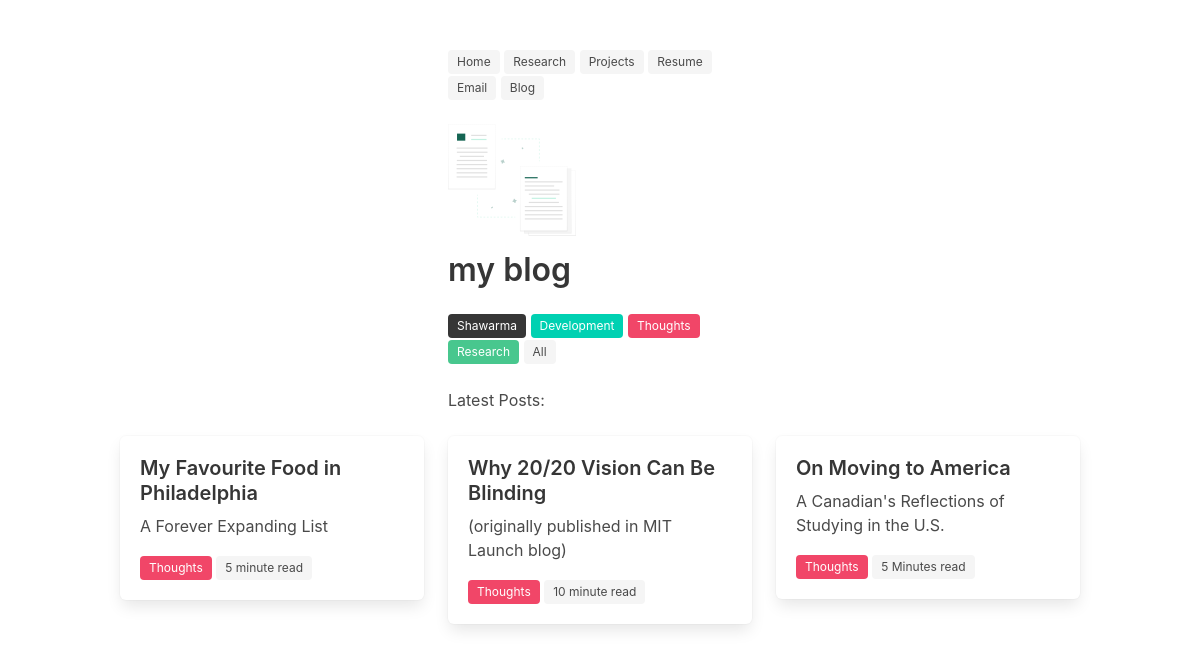
The app's page /blog/category/3 with its own data.
### blog/models.py (models this page shows)
class Category(models.Model):
    name = models.CharField(max_length=100)
    bulma_color = models.CharField(max_length=50, null=True, blank=True)
    class Meta:
        db_table = 'Category'

class Post(models.Model):
    id = models.CharField(max_length=50, primary_key=True)
    title = models.CharField(max_length=100)
    subtitle = models.CharField(max_length=100)
    length = models.CharField(max_length=100)
    body = models.TextField()
    category = models.ForeignKey(Category, on_delete=models.DO_NOTHING)
    recommended = models.BooleanField(default=False)
    class Meta:
        db_table = 'Post'

### blog/views.py (the view)
# urls.py: path('blog/category/<int:category>', category, name='category'),
def category(request, category):
    posts = Post.objects.filter(category=category)
    categories = Category.objects.all()
    return render(request, 'blog.html', {'posts': posts, 'categories': categories, 'select': True})

### about/templates/blog.html (shortened to what this page needs)
{% extends 'base.html' %}
{% load static %}
{% block content %}
  <section class="section">
    <div class="container">
      <div class="columns">
        <div class="column is-one-fourth"> </div>
        <div class="column">
          <nav>
            <a href="/"> <span class="tag is-light"> Home </span> </a>
            <a href="/research"> <span class="tag is-light"> Research </span> </a>
            <a href="/projects"> <span class="tag is-light"> Projects </span> </a>
            <a href="{% static 'resume.pdf' %}"> <span class="tag is-light"> Resume </span> </a>
            <a href="mailto:mail@kirubarajan.com"> <span class="tag is-light"> Email </span> </a>
            <a href="/blog"> <span class="tag is-light"> Blog </span> </a>
            <br> <br>
          </nav>
          <figure class="image is-128x128">
            <img src="{% static 'img/papers.svg' %}">
          </figure>
            <h1 class="title"> my blog </h1>
            {% for category in categories %}
            <a href="/blog/category/{{ category.id }}">
              <span class="tag is-{{ category.bulma_color }}"> {{ category.name }} </span>
            </a>
            {% endfor %}
            {% if select %}
            <a href="/blog">
              <span class="tag is-light"> All </span>
            </a>
            {% endif %}
            <br> <br>
            <p>Latest Posts:</p>
        </div>
        <div class="column is-one-fourth"> </div>
      </div>
      <div class="columns is-multiline">
        {% for post in posts %}
        <div class="column is-one-third">
          <a href="/post/{{post.id}}" >
            <div class="box">
              <article class="media">
                <div class="media-content">
                  <div class="content">
                      <p style="margin-bottom: 0.5rem" class="subtitle"> <strong> {{ post.title }} </strong> </p>
                      <p> {{ post.subtitle }} </p>
                      <span class="tag is-{{ post.category.bulma_color }}"> {{ post.category.name }} </span>
                      <span class="tag is-light"> {{ post.length }} read </span> <br>
                  </div>
                </div>
              </article>
            </div>
          </a>
        </div>
        <br>
        {% endfor %}
      </div>
    </div>
  </section>
{% endblock %}

### about/static/style.css (style rules this page uses)
h1 { font-family: 'Avenir', !important; }

### records on screen
Category: name "Shawarma"
Category: name "Development"
Category: name "Thoughts"
Category: name "Research"
Post: title "My Favourite Food in Philadelphia", subtitle "A Forever Expanding List", category.name "Thoughts", length "5 minute"
Post: title "Why 20/20 Vision Can Be Blinding", subtitle "(originally published in MIT Launch blog)", category.name "Thoughts", length "10 minute"
Post: title "On Moving to America", subtitle "A Canadian's Reflections of Studying in the U.S.", category.name "Thoughts", length "5 Minutes"
